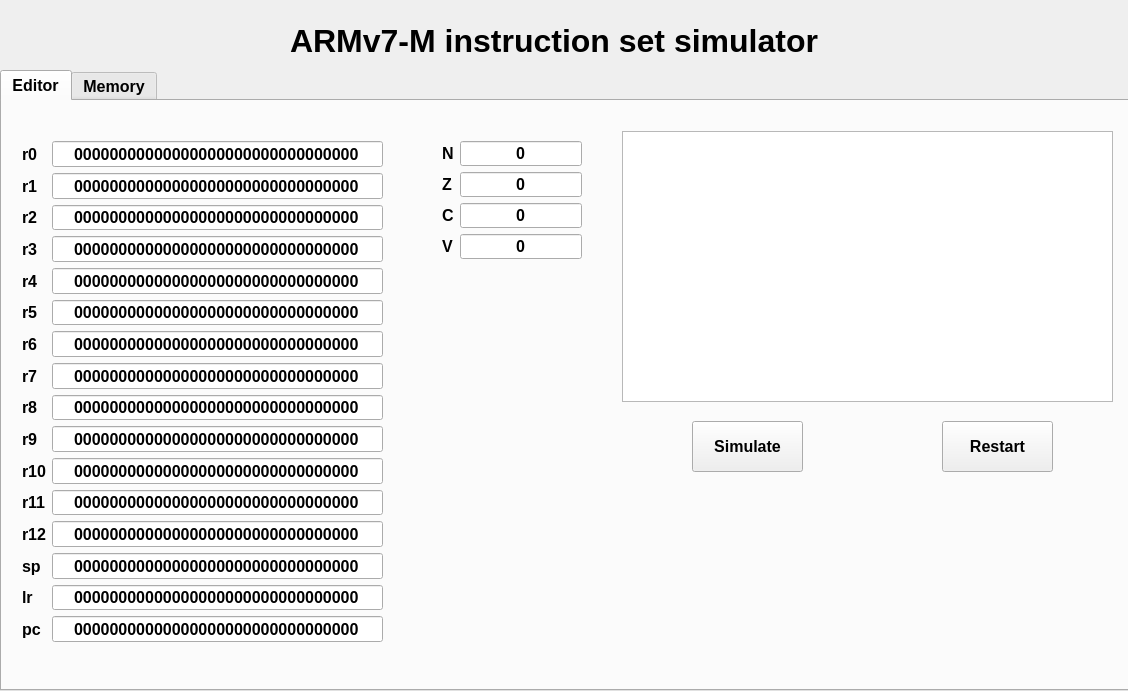
<?xml version="1.0" encoding="UTF-8"?>
<ui version="4.0">
 <class>MainWindow</class>
 <widget class="QMainWindow" name="MainWindow">
  <property name="geometry">
   <rect>
    <x>0</x>
    <y>0</y>
    <width>1128</width>
    <height>691</height>
   </rect>
  </property>
  <property name="windowTitle">
   <string>MainWindow</string>
  </property>
  <widget class="QWidget" name="centralwidget">
   <widget class="QTabWidget" name="tabWidget">
    <property name="geometry">
     <rect>
      <x>0</x>
      <y>70</y>
      <width>1131</width>
      <height>621</height>
     </rect>
    </property>
    <property name="font">
     <font>
      <pointsize>12</pointsize>
      <weight>75</weight>
      <bold>true</bold>
     </font>
    </property>
    <property name="currentIndex">
     <number>0</number>
    </property>
    <widget class="QWidget" name="tab_1">
     <attribute name="title">
      <string>Editor</string>
     </attribute>
     <widget class="QPushButton" name="SimulateButton">
      <property name="geometry">
       <rect>
        <x>690</x>
        <y>320</y>
        <width>111</width>
        <height>51</height>
       </rect>
      </property>
      <property name="text">
       <string>Simulate</string>
      </property>
     </widget>
     <widget class="QPushButton" name="RestarButton">
      <property name="geometry">
       <rect>
        <x>940</x>
        <y>320</y>
        <width>111</width>
        <height>51</height>
       </rect>
      </property>
      <property name="text">
       <string>Restart</string>
      </property>
     </widget>
     <widget class="QTextEdit" name="CodeEditText">
      <property name="geometry">
       <rect>
        <x>620</x>
        <y>30</y>
        <width>491</width>
        <height>271</height>
       </rect>
      </property>
     </widget>
     <widget class="QWidget" name="formLayoutWidget">
      <property name="geometry">
       <rect>
        <x>10</x>
        <y>30</y>
        <width>381</width>
        <height>511</height>
       </rect>
      </property>
      <layout class="QFormLayout" name="Layout_registers">
       <property name="leftMargin">
        <number>10</number>
       </property>
       <property name="topMargin">
        <number>10</number>
       </property>
       <property name="rightMargin">
        <number>10</number>
       </property>
       <item row="0" column="0">
        <widget class="QLabel" name="r0_Label">
         <property name="text">
          <string>r0</string>
         </property>
        </widget>
       </item>
       <item row="0" column="1">
        <widget class="QLineEdit" name="r0_LineEdit">
         <property name="text">
          <string>00000000000000000000000000000000</string>
         </property>
         <property name="alignment">
          <set>Qt::AlignCenter</set>
         </property>
        </widget>
       </item>
       <item row="1" column="0">
        <widget class="QLabel" name="r1_Label">
         <property name="text">
          <string>r1</string>
         </property>
        </widget>
       </item>
       <item row="1" column="1">
        <widget class="QLineEdit" name="r1_LineEdit">
         <property name="text">
          <string>00000000000000000000000000000000</string>
         </property>
         <property name="alignment">
          <set>Qt::AlignCenter</set>
         </property>
        </widget>
       </item>
       <item row="2" column="0">
        <widget class="QLabel" name="r2_Label">
         <property name="text">
          <string>r2</string>
         </property>
        </widget>
       </item>
       <item row="2" column="1">
        <widget class="QLineEdit" name="r2_LineEdit">
         <property name="text">
          <string>00000000000000000000000000000000</string>
         </property>
         <property name="alignment">
          <set>Qt::AlignCenter</set>
         </property>
        </widget>
       </item>
       <item row="3" column="0">
        <widget class="QLabel" name="r3_Label">
         <property name="text">
          <string>r3</string>
         </property>
        </widget>
       </item>
       <item row="3" column="1">
        <widget class="QLineEdit" name="r3_LineEdit">
         <property name="text">
          <string>00000000000000000000000000000000</string>
         </property>
         <property name="alignment">
          <set>Qt::AlignCenter</set>
         </property>
        </widget>
       </item>
       <item row="4" column="0">
        <widget class="QLabel" name="r4_Label">
         <property name="text">
          <string>r4</string>
         </property>
        </widget>
       </item>
       <item row="4" column="1">
        <widget class="QLineEdit" name="r4_LineEdit">
         <property name="text">
          <string>00000000000000000000000000000000</string>
         </property>
         <property name="alignment">
          <set>Qt::AlignCenter</set>
         </property>
        </widget>
       </item>
       <item row="5" column="0">
        <widget class="QLabel" name="r5_Label">
         <property name="text">
          <string>r5</string>
         </property>
        </widget>
       </item>
       <item row="5" column="1">
        <widget class="QLineEdit" name="r5_LineEdit">
         <property name="text">
          <string>00000000000000000000000000000000</string>
         </property>
         <property name="alignment">
          <set>Qt::AlignCenter</set>
         </property>
        </widget>
       </item>
       <item row="6" column="0">
        <widget class="QLabel" name="r6_Label">
         <property name="text">
          <string>r6</string>
         </property>
        </widget>
       </item>
       <item row="6" column="1">
        <widget class="QLineEdit" name="r6_LineEdit">
         <property name="text">
          <string>00000000000000000000000000000000</string>
         </property>
         <property name="alignment">
          <set>Qt::AlignCenter</set>
         </property>
        </widget>
       </item>
       <item row="7" column="0">
        <widget class="QLabel" name="r7_Label">
         <property name="text">
          <string>r7</string>
         </property>
        </widget>
       </item>
       <item row="7" column="1">
        <widget class="QLineEdit" name="r7_LineEdit">
         <property name="text">
          <string>00000000000000000000000000000000</string>
         </property>
         <property name="alignment">
          <set>Qt::AlignCenter</set>
         </property>
        </widget>
       </item>
       <item row="8" column="0">
        <widget class="QLabel" name="r8_Label">
         <property name="text">
          <string>r8</string>
         </property>
        </widget>
       </item>
       <item row="8" column="1">
        <widget class="QLineEdit" name="r8_LineEdit">
         <property name="text">
          <string>00000000000000000000000000000000</string>
         </property>
         <property name="alignment">
          <set>Qt::AlignCenter</set>
         </property>
        </widget>
       </item>
       <item row="9" column="0">
        <widget class="QLabel" name="r9_Label">
         <property name="text">
          <string>r9</string>
         </property>
        </widget>
       </item>
       <item row="9" column="1">
        <widget class="QLineEdit" name="r9_LineEdit">
         <property name="text">
          <string>00000000000000000000000000000000</string>
         </property>
         <property name="alignment">
          <set>Qt::AlignCenter</set>
         </property>
        </widget>
       </item>
       <item row="10" column="0">
        <widget class="QLabel" name="r10_Label">
         <property name="text">
          <string>r10</string>
         </property>
        </widget>
       </item>
       <item row="10" column="1">
        <widget class="QLineEdit" name="r10_LineEdit">
         <property name="text">
          <string>00000000000000000000000000000000</string>
         </property>
         <property name="alignment">
          <set>Qt::AlignCenter</set>
         </property>
        </widget>
       </item>
       <item row="11" column="0">
        <widget class="QLabel" name="r11_Label">
         <property name="text">
          <string>r11</string>
         </property>
        </widget>
       </item>
       <item row="11" column="1">
        <widget class="QLineEdit" name="r11_LineEdit">
         <property name="text">
          <string>00000000000000000000000000000000</string>
         </property>
         <property name="alignment">
          <set>Qt::AlignCenter</set>
         </property>
        </widget>
       </item>
       <item row="12" column="0">
        <widget class="QLabel" name="r12_Label">
         <property name="text">
          <string>r12</string>
         </property>
        </widget>
       </item>
       <item row="12" column="1">
        <widget class="QLineEdit" name="r12_LineEdit">
         <property name="text">
          <string>00000000000000000000000000000000</string>
         </property>
         <property name="alignment">
          <set>Qt::AlignCenter</set>
         </property>
        </widget>
       </item>
       <item row="13" column="0">
        <widget class="QLabel" name="sp_Label">
         <property name="text">
          <string>sp</string>
         </property>
        </widget>
       </item>
       <item row="13" column="1">
        <widget class="QLineEdit" name="sp_LineEdit">
         <property name="text">
          <string>00000000000000000000000000000000</string>
         </property>
         <property name="alignment">
          <set>Qt::AlignCenter</set>
         </property>
        </widget>
       </item>
       <item row="14" column="0">
        <widget class="QLabel" name="lr_Label">
         <property name="text">
          <string>lr</string>
         </property>
        </widget>
       </item>
       <item row="14" column="1">
        <widget class="QLineEdit" name="lr_LineEdit">
         <property name="text">
          <string>00000000000000000000000000000000</string>
         </property>
         <property name="alignment">
          <set>Qt::AlignCenter</set>
         </property>
        </widget>
       </item>
       <item row="15" column="0">
        <widget class="QLabel" name="pc_Label">
         <property name="text">
          <string>pc</string>
         </property>
        </widget>
       </item>
       <item row="15" column="1">
        <widget class="QLineEdit" name="pc_LineEdit">
         <property name="text">
          <string>00000000000000000000000000000000</string>
         </property>
         <property name="alignment">
          <set>Qt::AlignCenter</set>
         </property>
        </widget>
       </item>
      </layout>
     </widget>
     <widget class="QWidget" name="formLayoutWidget_2">
      <property name="geometry">
       <rect>
        <x>430</x>
        <y>30</y>
        <width>160</width>
        <height>138</height>
       </rect>
      </property>
      <layout class="QFormLayout" name="Layout_condition">
       <property name="leftMargin">
        <number>10</number>
       </property>
       <property name="topMargin">
        <number>10</number>
       </property>
       <property name="rightMargin">
        <number>10</number>
       </property>
       <property name="bottomMargin">
        <number>10</number>
       </property>
       <item row="0" column="0">
        <widget class="QLabel" name="n_Label">
         <property name="text">
          <string>N</string>
         </property>
        </widget>
       </item>
       <item row="0" column="1">
        <widget class="QLineEdit" name="n_LineEdit">
         <property name="text">
          <string>0</string>
         </property>
         <property name="alignment">
          <set>Qt::AlignCenter</set>
         </property>
        </widget>
       </item>
       <item row="1" column="0">
        <widget class="QLabel" name="z_Label">
         <property name="text">
          <string>Z</string>
         </property>
        </widget>
       </item>
       <item row="1" column="1">
        <widget class="QLineEdit" name="z_LineEdit">
         <property name="text">
          <string>0</string>
         </property>
         <property name="alignment">
          <set>Qt::AlignCenter</set>
         </property>
        </widget>
       </item>
       <item row="2" column="0">
        <widget class="QLabel" name="c_Label">
         <property name="text">
          <string>C</string>
         </property>
        </widget>
       </item>
       <item row="2" column="1">
        <widget class="QLineEdit" name="c_LineEdit">
         <property name="text">
          <string>0</string>
         </property>
         <property name="alignment">
          <set>Qt::AlignCenter</set>
         </property>
        </widget>
       </item>
       <item row="3" column="0">
        <widget class="QLabel" name="v_Label">
         <property name="text">
          <string>V</string>
         </property>
        </widget>
       </item>
       <item row="3" column="1">
        <widget class="QLineEdit" name="v_LineEdit">
         <property name="text">
          <string>0</string>
         </property>
         <property name="alignment">
          <set>Qt::AlignCenter</set>
         </property>
        </widget>
       </item>
      </layout>
     </widget>
    </widget>
    <widget class="QWidget" name="tab_2">
     <attribute name="title">
      <string>Memory</string>
     </attribute>
     <widget class="QWidget" name="formLayoutWidget_3">
      <property name="geometry">
       <rect>
        <x>20</x>
        <y>10</y>
        <width>201</width>
        <height>31</height>
       </rect>
      </property>
      <layout class="QFormLayout" name="formLayout">
       <item row="0" column="1">
        <widget class="QLineEdit" name="sizeMemory_LineEdit">
         <property name="font">
          <font>
           <weight>50</weight>
           <bold>false</bold>
          </font>
         </property>
         <property name="text">
          <string>32</string>
         </property>
        </widget>
       </item>
       <item row="0" column="0">
        <widget class="QLabel" name="sizeMemory_Label">
         <property name="text">
          <string>Size(bytes)</string>
         </property>
        </widget>
       </item>
      </layout>
     </widget>
     <widget class="QPlainTextEdit" name="plainTextEdit">
      <property name="geometry">
       <rect>
        <x>20</x>
        <y>50</y>
        <width>1091</width>
        <height>521</height>
       </rect>
      </property>
     </widget>
    </widget>
   </widget>
   <widget class="QLabel" name="label">
    <property name="geometry">
     <rect>
      <x>290</x>
      <y>20</y>
      <width>571</width>
      <height>41</height>
     </rect>
    </property>
    <property name="font">
     <font>
      <pointsize>24</pointsize>
      <weight>75</weight>
      <bold>true</bold>
     </font>
    </property>
    <property name="text">
     <string>ARMv7-M instruction set simulator</string>
    </property>
   </widget>
  </widget>
 </widget>
 <resources/>
 <connections/>
</ui>
